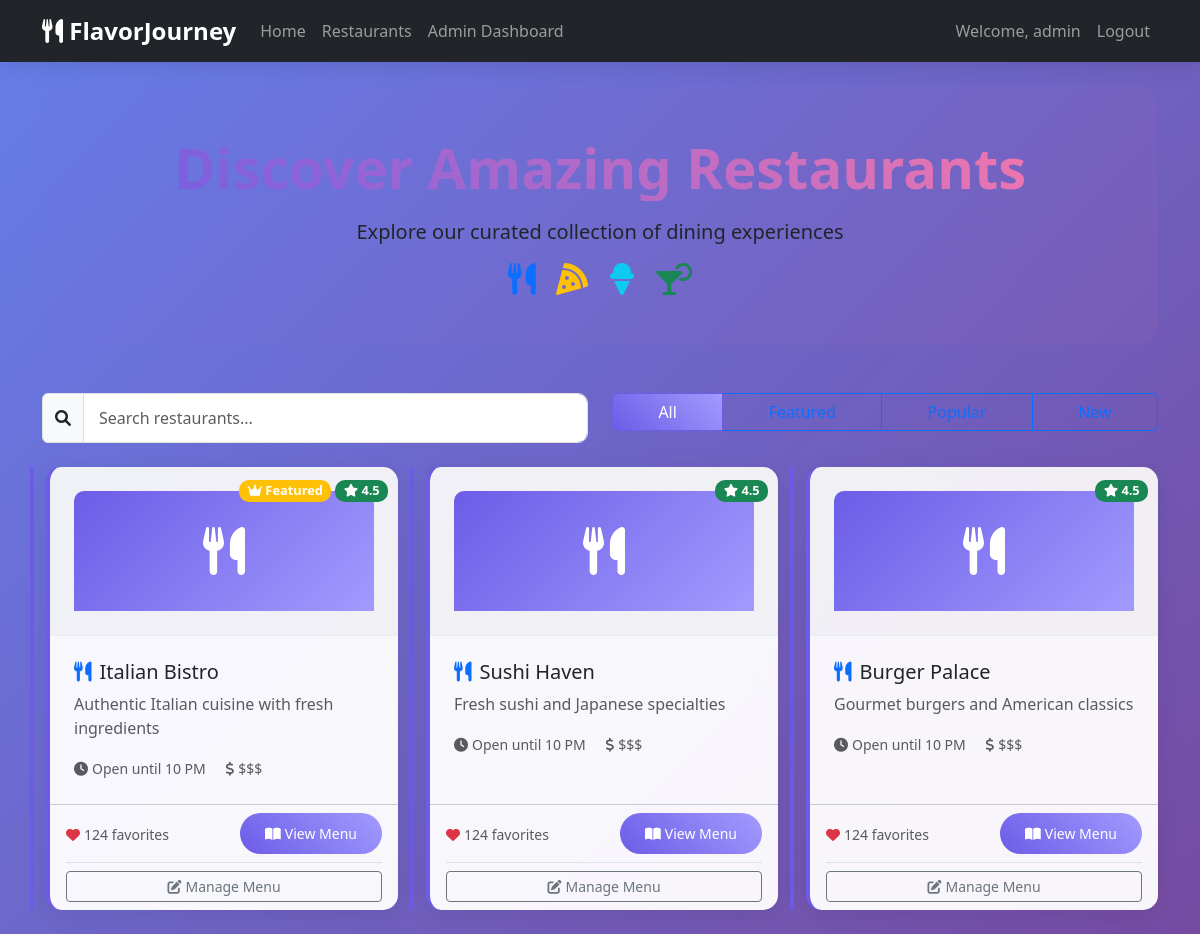
Screenshot of /restaurants (signed in) with the database file from the repository.
### models.py (models this page shows, shortened)
class User(UserMixin, db.Model):
    id = db.Column(db.Integer, primary_key=True)
    username = db.Column(db.String(80), unique=True, nullable=False)
    email = db.Column(db.String(120), unique=True, nullable=False)
    password_hash = db.Column(db.String(128))
    is_admin = db.Column(db.Boolean, default=False)
    created_at = db.Column(db.DateTime, default=lambda: datetime.now(timezone.utc))

class Restaurant(db.Model):
    id = db.Column(db.Integer, primary_key=True)
    name = db.Column(db.String(100), nullable=False)
    description = db.Column(db.Text)
    image_url = db.Column(db.String(200))
    category = db.Column(db.String(50), default='Other')
    phone = db.Column(db.String(20))
    email = db.Column(db.String(120))
    created_at = db.Column(db.DateTime, default=lambda: datetime.now(timezone.utc))
    menu_items = db.relationship('MenuItem', backref='restaurant', lazy=True, cascade='all, delete-orphan')

### app.py (the view)
@app.route('/restaurants')
def restaurants():
    restaurants = Restaurant.query.all()
    return render_template('restaurants.html', restaurants=restaurants)

### app.py (called while the page is built)
@login_manager.user_loader
def load_user(user_id):
    return User.query.get(int(user_id))

### templates/restaurants.html (shortened to what this page needs)
{% extends "base.html" %}
{% block content %}
<div class="restaurants-header text-center mb-5">
    <h1 class="display-4 fw-bold text-gradient mb-3">Discover Amazing Restaurants</h1>
    <p class="lead">Explore our curated collection of dining experiences</p>
    <div class="header-graphics">
        <i class="fas fa-utensils fa-2x text-primary me-3"></i>
        <i class="fas fa-pizza-slice fa-2x text-warning me-3"></i>
        <i class="fas fa-ice-cream fa-2x text-info me-3"></i>
        <i class="fas fa-cocktail fa-2x text-success"></i>
    </div>
</div>
<div class="row mb-4">
    <div class="col-md-6">
        <div class="search-box">
            <div class="input-group">
                <span class="input-group-text"><i class="fas fa-search"></i></span>
                <input type="text" class="form-control" placeholder="Search restaurants..." id="searchInput">
            </div>
        </div>
    </div>
    <div class="col-md-6">
        <div class="filter-buttons">
            <div class="btn-group w-100">
                <button class="btn btn-outline-primary active" data-filter="all">All</button>
                <button class="btn btn-outline-primary" data-filter="featured">Featured</button>
                <button class="btn btn-outline-primary" data-filter="popular">Popular</button>
                <button class="btn btn-outline-primary" data-filter="new">New</button>
            </div>
        </div>
    </div>
</div>
<div class="row" id="restaurantsGrid">
    {% for restaurant in restaurants %}
    <div class="col-lg-4 col-md-6 mb-4 restaurant-card" data-category="{% if loop.first %}featured{% else %}popular{% endif %}">
        <div class="card h-100 restaurant-card-inner">
            <div class="card-header position-relative">
                <div class="restaurant-image-placeholder">
                    <i class="fas fa-utensils fa-3x text-white"></i>
                </div>
                <div class="restaurant-badges">
                    {% if loop.first %}
                    <span class="badge bg-warning"><i class="fas fa-crown"></i> Featured</span>
                    {% endif %}
                    <span class="badge bg-success"><i class="fas fa-star"></i> 4.5</span>
                </div>
            </div>
            <div class="card-body">
                <h5 class="card-title">
                    <i class="fas fa-utensils me-2 text-primary"></i>{{ restaurant.name }}
                </h5>
                <p class="card-text text-muted">{{ restaurant.description }}</p>
                <div class="restaurant-meta">
                    <small class="text-muted">
                        <i class="fas fa-clock me-1"></i>Open until 10 PM
                    </small>
                    <small class="text-muted ms-3">
                        <i class="fas fa-dollar-sign me-1"></i>$$$
                    </small>
                </div>
            </div>
            <div class="card-footer bg-transparent">
                <div class="d-flex justify-content-between align-items-center">
                    <div class="restaurant-stats">
                        <small class="text-muted">
                            <i class="fas fa-heart text-danger me-1"></i>124 favorites
                        </small>
                    </div>
                    <a href="{{ url_for('menu', restaurant_id=restaurant.id) }}" class="btn btn-primary btn-sm">
                        <i class="fas fa-book-open me-1"></i>View Menu
                    </a>
                </div>
                {% if current_user.is_authenticated and current_user.is_admin %}
                <div class="mt-2 pt-2 border-top">
                    <a href="{{ url_for('admin_menu', restaurant_id=restaurant.id) }}" class="btn btn-outline-secondary btn-sm w-100">
                        <i class="fas fa-edit me-1"></i>Manage Menu
                    </a>
                </div>
                {% endif %}
            </div>
        </div>
    </div>
    {% endfor %}
</div>
{% endblock %}

### templates/base.html (shortened to what this page needs)
<!DOCTYPE html>
<html lang="en">
<head>
    <link href="https://cdn.jsdelivr.net/npm/bootstrap@5.3.2/dist/css/bootstrap.min.css" rel="stylesheet">
    <link rel="stylesheet" href="{{ url_for('static', filename='style.css') }}">
    <link href="https://cdnjs.cloudflare.com/ajax/libs/font-awesome/6.0.0/css/all.min.css" rel="stylesheet">
</head>
<body>
    <nav class="navbar navbar-expand-lg navbar-dark bg-dark">
        <div class="container">
            <a class="navbar-brand" href="{{ url_for('index') }}">
                <i class="fas fa-utensils"></i> FlavorJourney
            </a>
            <div class="collapse navbar-collapse" id="navbarNav">
                <ul class="navbar-nav me-auto">
                    <li class="nav-item"><a class="nav-link" href="{{ url_for('index') }}">Home</a></li>
                    <li class="nav-item"><a class="nav-link" href="{{ url_for('restaurants') }}">Restaurants</a></li>
                    {% if current_user.is_authenticated and current_user.is_admin %}
                    <li class="nav-item"><a class="nav-link" href="{{ url_for('admin_dashboard') }}">Admin Dashboard</a></li>
                    {% endif %}
                </ul>
                <ul class="navbar-nav">
                    {% if current_user.is_authenticated %}
                    <li class="nav-item"><span class="nav-link">Welcome, {{ current_user.username }}</span></li>
                    <li class="nav-item"><a class="nav-link" href="{{ url_for('logout') }}">Logout</a></li>
                    {% else %}
                    <li class="nav-item"><a class="nav-link" href="{{ url_for('login') }}">Login</a></li>
                    <li class="nav-item"><a class="nav-link" href="{{ url_for('signup') }}">Sign Up</a></li>
                    {% endif %}
                </ul>
            </div>
        </div>
    </nav>
    <div class="container mt-4">
        {% block content %}{% endblock %}
    </div>
</body>
</html>

### static/style.css (style rules this page uses)
:root { --primary-color: #6c5ce7; --secondary-color: #a29bfe; --accent-color: #fd79a8; --dark-color: #2d3436; --light-color: #dfe6e9; }
body { background: linear-gradient(135deg, #667eea 0%, #764ba2 100%); min-height: 100vh; font-family: 'Segoe UI', Tahoma, Geneva, Verdana, sans-serif; }
.navbar-brand { font-weight: 700; font-size: 1.5rem; }
.text-gradient { background: linear-gradient(45deg, var(--primary-color), var(--accent-color)); -webkit-background-clip: text; -webkit-text-fill-color: transparent; background-clip: text; }
.card { border: none; border-radius: 15px; box-shadow: 0 10px 30px rgba(0, 0, 0, 0.1); transition: transform 0.3s ease; backdrop-filter: blur(10px); background: rgba(255, 255, 255, 0.95); }
.restaurant-card, .menu-item-card { border-left: 4px solid var(--primary-color); }
.btn-primary { background: linear-gradient(45deg, var(--primary-color), var(--secondary-color)); border: none; border-radius: 25px; padding: 10px 25px; transition: all 0.3s ease; }
.form-control { border-radius: 10px; border: 1px solid #e0e0e0; padding: 12px 15px; }
.badge { border-radius: 10px; font-size: 0.8rem; }
.navbar { box-shadow: 0 4px 20px rgba(0, 0, 0, 0.1); }
.restaurant-image-placeholder { background: linear-gradient(135deg, #6c5ce7, #a29bfe); height: 120px; border-radius: 10px 10px 0 0; display: flex; align-items: center; justify-content: center; }
.restaurant-badges { position: absolute; top: 10px; right: 10px; }
.header-graphics i { animation: bounce 2s ease-in-out infinite; }
.header-graphics i:nth-child(2) { animation-delay: 0.3s; }
.header-graphics i:nth-child(3) { animation-delay: 0.6s; }
.header-graphics i:nth-child(4) { animation-delay: 0.9s; }
.filter-buttons .btn.active { background: linear-gradient(45deg, #6c5ce7, #a29bfe); color: white; border-color: #6c5ce7; }
.card { border: none; border-radius: 15px; box-shadow: 0 5px 25px rgba(0, 0, 0, 0.08); }
.card-header { border-bottom: 1px solid #e9ecef; padding: 1.5rem; }
.card-body { padding: 1.5rem; }

### templates/restaurants.html (style rules this page uses)
.restaurants-header { background: linear-gradient(135deg, rgba(108, 92, 231, 0.05), rgba(253, 121, 168, 0.05)); border-radius: 20px; padding: 3rem 2rem; }
.text-gradient { background: linear-gradient(45deg, #6c5ce7, #fd79a8); -webkit-background-clip: text; -webkit-text-fill-color: transparent; background-clip: text; }
.restaurant-card-inner { border: none; border-radius: 15px; box-shadow: 0 5px 25px rgba(0, 0, 0, 0.08); transition: all 0.3s ease; border-left: 4px solid #6c5ce7; }
.restaurant-image-placeholder { background: linear-gradient(135deg, #6c5ce7, #a29bfe); height: 120px; border-radius: 10px 10px 0 0; display: flex; align-items: center; justify-content: center; }
.restaurant-badges { position: absolute; top: 10px; right: 10px; }
.header-graphics i { animation: bounce 2s ease-in-out infinite; }
.header-graphics i:nth-child(2) { animation-delay: 0.3s; }
.header-graphics i:nth-child(3) { animation-delay: 0.6s; }
.header-graphics i:nth-child(4) { animation-delay: 0.9s; }
.filter-buttons .btn.active { background: linear-gradient(45deg, #6c5ce7, #a29bfe); color: white; border-color: #6c5ce7; }

### rows the page displays
User: username "admin"
Restaurant: shows "Featured", name "Italian Bistro", description "Authentic Italian cuisine with fresh ingredients"
Restaurant: name "Sushi Haven", description "Fresh sushi and Japanese specialties"
Restaurant: name "Burger Palace", description "Gourmet burgers and American classics"
